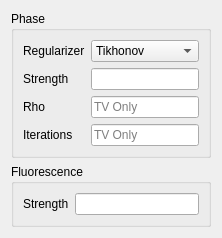
                <widget class="QWidget" name="Regularization">
                 <attribute name="title">
                  <string>Regularization</string>
                 </attribute>
                 <layout class="QGridLayout" name="gridLayout_19">
                  <item row="0" column="0" alignment="Qt::AlignTop">
                   <widget class="QGroupBox" name="phase">
                    <property name="sizePolicy">
                     <sizepolicy hsizetype="Expanding" vsizetype="Preferred">
                      <horstretch>0</horstretch>
                      <verstretch>0</verstretch>
                     </sizepolicy>
                    </property>
                    <property name="title">
                     <string>Phase</string>
                    </property>
                    <layout class="QGridLayout" name="gridLayout_23">
                     <item row="0" column="0">
                      <widget class="QLabel" name="label_phase_regularizer">
                       <property name="text">
                        <string>Regularizer</string>
                       </property>
                      </widget>
                     </item>
                     <item row="1" column="1">
                      <widget class="QLineEdit" name="le_phase_strength"/>
                     </item>
                     <item row="0" column="1">
                      <widget class="QComboBox" name="cb_phase_denoiser">
                       <item>
                        <property name="text">
                         <string>Tikhonov</string>
                        </property>
                       </item>
                       <item>
                        <property name="text">
                         <string>TV</string>
                        </property>
                       </item>
                      </widget>
                     </item>
                     <item row="3" column="1">
                      <widget class="QLineEdit" name="le_itr">
                       <property name="placeholderText">
                        <string>TV Only</string>
                       </property>
                      </widget>
                     </item>
                     <item row="2" column="0">
                      <widget class="QLabel" name="label_phase_rho">
                       <property name="text">
                        <string>Rho</string>
                       </property>
                      </widget>
                     </item>
                     <item row="1" column="0">
                      <widget class="QLabel" name="label_phase_strength">
                       <property name="text">
                        <string>Strength</string>
                       </property>
                      </widget>
                     </item>
                     <item row="3" column="0">
                      <widget class="QLabel" name="label_itr">
                       <property name="text">
                        <string>Iterations</string>
                       </property>
                      </widget>
                     </item>
                     <item row="2" column="1">
                      <widget class="QLineEdit" name="le_rho">
                       <property name="placeholderText">
                        <string>TV Only</string>
                       </property>
                      </widget>
                     </item>
                    </layout>
                   </widget>
                  </item>
                  <item row="1" column="0" alignment="Qt::AlignTop">
                   <widget class="QGroupBox" name="fluorescence">
                    <property name="title">
                     <string>Fluorescence</string>
                    </property>
                    <layout class="QGridLayout" name="gridLayout_24">
                     <item row="0" column="0">
                      <widget class="QLabel" name="label_fluor_strength">
                       <property name="text">
                        <string>Strength</string>
                       </property>
                      </widget>
                     </item>
                     <item row="0" column="1">
                      <widget class="QLineEdit" name="le_reg"/>
                     </item>
                    </layout>
                   </widget>
                  </item>
                 </layout>
                </widget>
